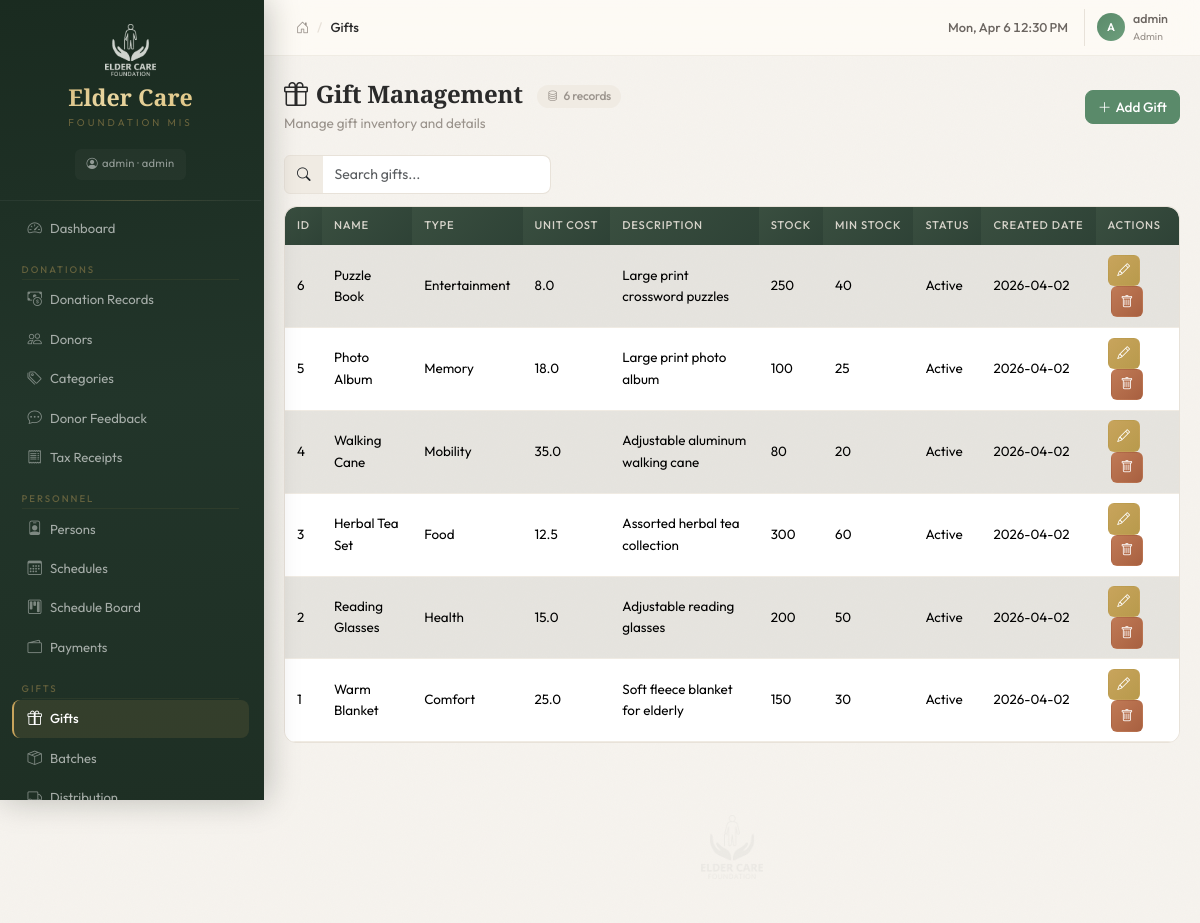
The app's page /gifts (signed in), older data.
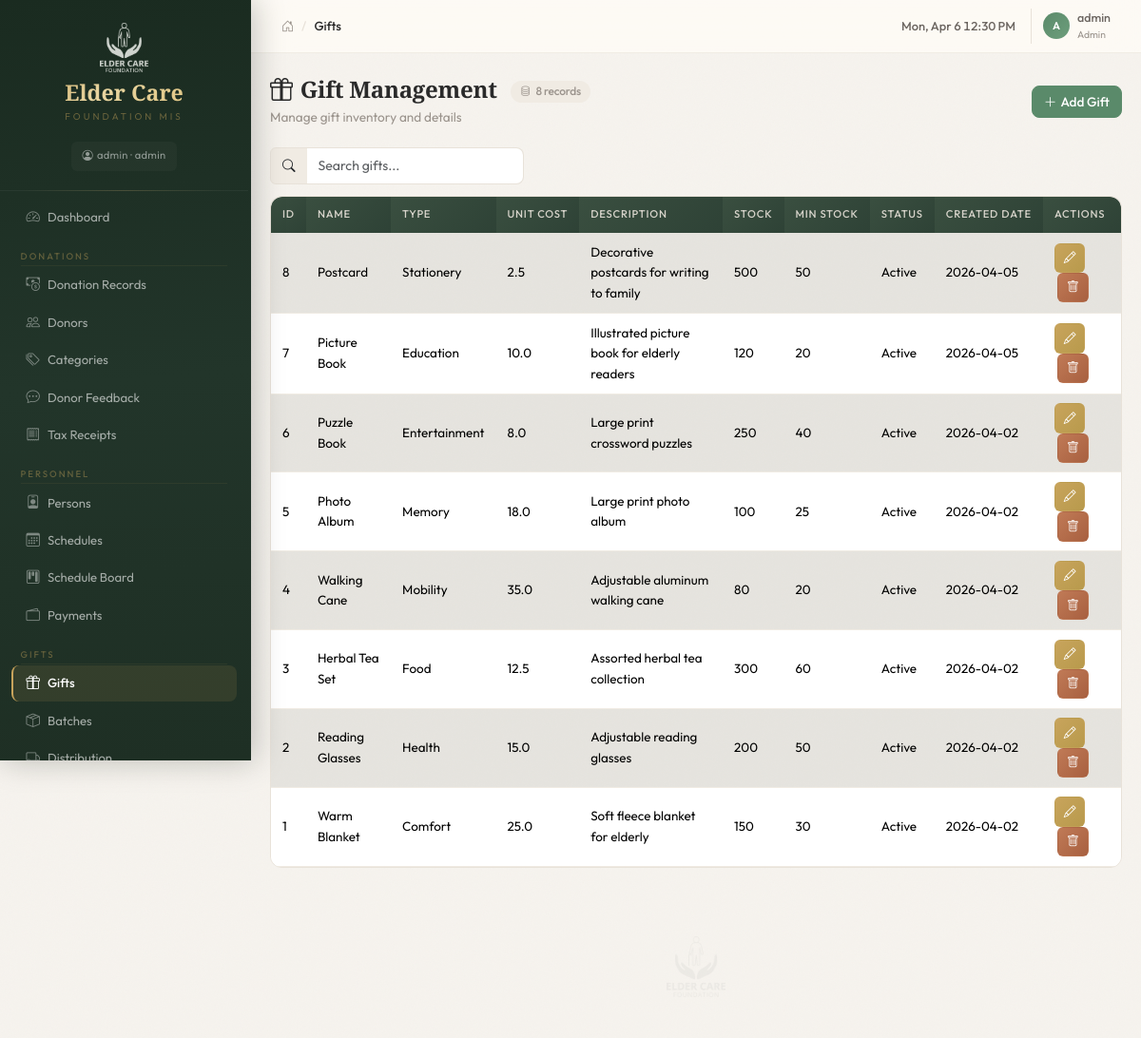
The same page, newer data.
### tables this page shows
CREATE TABLE "User" (
	"user_id"	INTEGER,
	"user_name"	TEXT,
	"password"	TEXT,
	"email"	TEXT,
	"is_active"	INTEGER,
	"created_date"	NUMERIC,
	"updated_date"	NUMERIC, role TEXT DEFAULT "viewer",
	PRIMARY KEY("user_id")
);

CREATE TABLE "gifts" (
	"gift_id"	INTEGER,
	"gift_name"	TEXT,
	"gift_type"	TEXT,
	"unit_cost"	REAL,
	"description"	TEXT,
	"current_stock"	INTEGER,
	"min_stock_level"	INTEGER,
	"is_active"	NUMERIC,
	"created_date"	INTEGER,
	PRIMARY KEY("gift_id")
);

### blueprints/gifts.py (the view)
@gifts_bp.route('/gifts')
@login_required
@role_required('event_coordinator')
def gifts_list():
    rows = query_db('SELECT * FROM gifts ORDER BY gift_id DESC')
    return render_template('gifts/gifts.html', rows=rows)

### blueprints/auth.py (called while the page is built)
def role_required(*roles):
    def decorator(f):
        @wraps(f)
        def wrapped(*args, **kwargs):
            if not current_user.has_role(*roles):
                flash('Insufficient permissions to access this page', 'warning')
                return redirect(url_for('dashboard.index'))
            return f(*args, **kwargs)
        return wrapped
    return decorator

    @property
    def is_admin(self):
        return self.role == 'admin'

    def has_role(self, *roles):
        return self.role in roles or self.role == 'admin'

### db.py (called while the page is built)
def get_db():
    if 'db' not in g:
        g.db = sqlite3.connect(current_app.config['DATABASE'])
        g.db.row_factory = sqlite3.Row
        g.db.execute('PRAGMA foreign_keys = ON')
    return g.db

def query_db(sql, args=(), one=False):
    cur = get_db().execute(sql, args)
    rv = cur.fetchall()
    cur.close()
    return (rv[0] if rv else None) if one else rv

### templates/gifts/gifts.html (shortened to what this page needs)
{% extends "base.html" %}
{% block breadcrumb %}Gifts{% endblock %}
{% block content %}
<div class="page-header">
  <div>
    <h4 class="mb-1"><i class="bi bi-gift me-2"></i>Gift Management <span class="record-count"><i class="bi bi-database"></i>{{ rows|length }} records</span></h4>
    <p class="page-subtitle">Manage gift inventory and details</p>
  </div>
  <button class="btn btn-primary" onclick="openAdd()"><i class="bi bi-plus-lg me-1"></i>Add Gift</button>
</div>
<div class="table-info-bar">
<div class="table-search mb-3">
  <div class="input-group" style="max-width:320px;">
    <span class="input-group-text"><i class="bi bi-search"></i></span>
    <input type="text" class="form-control" placeholder="Search gifts..." id="tableSearch">
  </div>
</div>
</div>
{% if rows %}
<div class="table-responsive">
  <table class="table table-striped table-hover align-middle">
    <thead class="table-header">
      <tr>
        <th>ID</th><th>Name</th><th>Type</th><th>Unit Cost</th><th>Description</th>
        <th>Stock</th><th>Min Stock</th><th>Status</th><th>Created Date</th><th>Actions</th>
      </tr>
    </thead>
    <tbody>
      {% for r in rows %}
      <tr>
        <td>{{ r.gift_id }}</td>
        <td>{{ r.gift_name }}</td>
        <td>{{ r.gift_type }}</td>
        <td>{{ r.unit_cost }}</td>
        <td>{{ r.description }}</td>
        <td>{{ r.current_stock }}</td>
        <td>{{ r.min_stock_level }}</td>
        <td>{{ 'Active' if r.is_active == 1 else 'Inactive' }}</td>
        <td>{{ r.created_date }}</td>
        <td>
          <button class="btn btn-sm btn-warning" aria-label="Edit" data-bs-toggle="tooltip" title="Edit" onclick="openEdit({{ r.gift_id }}, '{{ r.gift_name }}', '{{ r.gift_type }}', '{{ r.unit_cost }}', '{{ r.description }}', '{{ r.current_stock }}', '{{ r.min_stock_level }}', '{{ r.is_active }}')"><i class="bi bi-pencil"></i></button>
          <button class="btn btn-sm btn-danger" aria-label="Delete" data-bs-toggle="tooltip" title="Delete" onclick="confirmDelete('{{ url_for('gifts.gifts_delete', id=r.gift_id) }}', '{{ r.gift_name }}')"><i class="bi bi-trash"></i></button>
        </td>
      </tr>
      {% endfor %}
    </tbody>
  </table>
</div>
{% else %}
<div class="empty-state">
  <i class="bi bi-inbox"></i>
  <h6>No records found</h6>
  <p>Click "Add" to create your first entry.</p>
</div>
{% endif %}
{% endblock %}

### templates/base.html (shortened to what this page needs)
<!DOCTYPE html>
<html lang="en">
<head>
  <link href="https://cdn.jsdelivr.net/npm/bootstrap@5.3.3/dist/css/bootstrap.min.css" rel="stylesheet">
  <link href="https://cdn.jsdelivr.net/npm/bootstrap-icons@1.11.3/font/bootstrap-icons.min.css" rel="stylesheet">
  <link href="{{ url_for('static', filename='css/style.css') }}" rel="stylesheet">
</head>
<body>
{% if current_user.is_authenticated %}
<div class="d-flex" id="wrapper">
  <div id="sidebar">
    <div class="sidebar-brand">
      <div class="text-center">
        <img src="{{ url_for('static', filename='img/logo.png') }}" alt="Logo" class="sidebar-logo mb-2">
        <div class="sidebar-title">Elder Care</div>
        <div class="sidebar-subtitle">Foundation MIS</div>
      </div>
      <div class="text-center mt-2">
        <span class="sidebar-user"><i class="bi bi-person-circle me-1"></i>{{ current_user.user_name }} &middot; {{ current_user.role }}</span>
      </div>
    </div>
    <nav class="nav flex-column px-2 py-2" aria-label="Main navigation">
      <a class="nav-link" href="{{ url_for('dashboard.index') }}"><i class="bi bi-speedometer2 me-2"></i>Dashboard</a>
      {% if current_user.has_role('finance') %}
      <div class="section-label">Donations</div>
      <a class="nav-link" href="{{ url_for('donations.donations_list') }}"><i class="bi bi-cash-coin me-2"></i>Donation Records</a>
      <a class="nav-link" href="{{ url_for('donations.donors_list') }}"><i class="bi bi-people me-2"></i>Donors</a>
      <a class="nav-link" href="{{ url_for('donations.categories_list') }}"><i class="bi bi-tags me-2"></i>Categories</a>
      <a class="nav-link" href="{{ url_for('donations.feedback_list') }}"><i class="bi bi-chat-dots me-2"></i>Donor Feedback</a>
      <a class="nav-link" href="{{ url_for('donations.receipts_list') }}"><i class="bi bi-receipt me-2"></i>Tax Receipts</a>
      {% endif %}
      {% if current_user.has_role('event_coordinator') %}
      <div class="section-label">Personnel</div>
      <a class="nav-link" href="{{ url_for('personnel.persons_list') }}"><i class="bi bi-person-badge me-2"></i>Persons</a>
      <a class="nav-link" href="{{ url_for('personnel.schedules_list') }}"><i class="bi bi-calendar3 me-2"></i>Schedules</a>
      <a class="nav-link" href="{{ url_for('personnel.schedule_board') }}"><i class="bi bi-kanban me-2"></i>Schedule Board</a>
      <a class="nav-link" href="{{ url_for('personnel.payments_list') }}"><i class="bi bi-wallet2 me-2"></i>Payments</a>
      <div class="section-label">Gifts</div>
      <a class="nav-link" href="{{ url_for('gifts.gifts_list') }}"><i class="bi bi-gift me-2"></i>Gifts</a>
      <a class="nav-link" href="{{ url_for('gifts.batches_list') }}"><i class="bi bi-box-seam me-2"></i>Batches</a>
      <a class="nav-link" href="{{ url_for('gifts.distribution_list') }}"><i class="bi bi-truck me-2"></i>Distribution</a>
      {% endif %}
    </nav>
  </div>
  <div class="flex-grow-1 d-flex flex-column" style="min-width:0;">
    <div class="topbar">
      <nav aria-label="breadcrumb">
        <ol class="breadcrumb">
          <li class="breadcrumb-item"><a href="{{ url_for('dashboard.index') }}"><i class="bi bi-house-door"></i></a></li>
          <li class="breadcrumb-item active">{% block breadcrumb %}Dashboard{% endblock %}</li>
        </ol>
      </nav>
      <div class="topbar-right">
        <span class="topbar-time" id="topbarTime"></span>
        <div class="topbar-user">
          <div class="topbar-user-avatar">{{ current_user.user_name[0]|upper }}</div>
          <div>
            <div class="topbar-user-name">{{ current_user.user_name }}</div>
            <div class="topbar-user-role">{{ current_user.role }}</div>
          </div>
        </div>
      </div>
    </div>
    <div class="content-area flex-grow-1" id="main-content" role="main">
      {% block content %}{% endblock %}
      <div class="watermark-footer">
        <img src="{{ url_for('static', filename='img/logo.png') }}" alt="Elder Care Foundation">
      </div>
    </div>
  </div>
</div>
{% endif %}
</body>
</html>

Row changes from the older to the newer data that the page shows:
added gifts: gift_id "8", gift_name "Postcard", gift_type "Stationery", unit_cost "2.5", description "Decorative postcards for writing to family", current_stock "500", min_stock_level "50", is_active "Active", created_date "2026-04-05"
added gifts: gift_id "7", gift_name "Picture Book", gift_type "Education", unit_cost "10.0", description "Illustrated picture book for elderly readers", current_stock "120", min_stock_level "20", is_active "Active", created_date "2026-04-05"
Text that changed along with them:
{{ rows|length }}: "6" → "8"
